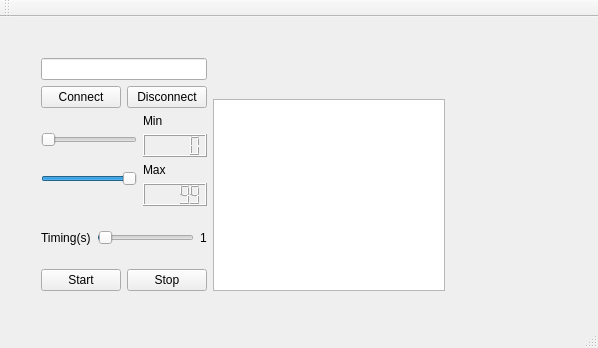
<?xml version="1.0" encoding="UTF-8"?>
<ui version="4.0">
 <class>MainWindow</class>
 <widget class="QMainWindow" name="MainWindow">
  <property name="geometry">
   <rect>
    <x>0</x>
    <y>0</y>
    <width>598</width>
    <height>348</height>
   </rect>
  </property>
  <property name="focusPolicy">
   <enum>Qt::StrongFocus</enum>
  </property>
  <property name="acceptDrops">
   <bool>true</bool>
  </property>
  <property name="windowTitle">
   <string>MainWindow</string>
  </property>
  <widget class="QWidget" name="centralWidget">
   <widget class="QWidget" name="layoutWidget">
    <property name="geometry">
     <rect>
      <x>30</x>
      <y>30</y>
      <width>426</width>
      <height>255</height>
     </rect>
    </property>
    <layout class="QHBoxLayout" name="horizontalLayout_5">
     <item>
      <layout class="QVBoxLayout" name="verticalLayout_4">
       <item>
        <layout class="QVBoxLayout" name="verticalLayout_3">
         <item>
          <widget class="QLineEdit" name="lineEdit"/>
         </item>
         <item>
          <layout class="QHBoxLayout" name="horizontalLayout_3">
           <item>
            <widget class="QPushButton" name="pushButtonConnect">
             <property name="text">
              <string>Connect</string>
             </property>
            </widget>
           </item>
           <item>
            <widget class="QPushButton" name="pushButton_2Disconnect">
             <property name="text">
              <string>Disconnect</string>
             </property>
            </widget>
           </item>
          </layout>
         </item>
        </layout>
       </item>
       <item>
        <layout class="QHBoxLayout" name="horizontalLayout">
         <item>
          <layout class="QVBoxLayout" name="verticalLayout_2">
           <item>
            <widget class="QSlider" name="horizontalSliderMin">
             <property name="orientation">
              <enum>Qt::Horizontal</enum>
             </property>
            </widget>
           </item>
           <item>
            <widget class="QSlider" name="horizontalSlider_2Max">
             <property name="sliderPosition">
              <number>99</number>
             </property>
             <property name="orientation">
              <enum>Qt::Horizontal</enum>
             </property>
            </widget>
           </item>
          </layout>
         </item>
         <item>
          <layout class="QVBoxLayout" name="verticalLayout">
           <item>
            <widget class="QLabel" name="label">
             <property name="text">
              <string>Min</string>
             </property>
            </widget>
           </item>
           <item>
            <widget class="QLCDNumber" name="lcdNumberMin"/>
           </item>
           <item>
            <widget class="QLabel" name="label_2">
             <property name="text">
              <string>Max</string>
             </property>
            </widget>
           </item>
           <item>
            <widget class="QLCDNumber" name="lcdNumber_2Max">
             <property name="value" stdset="0">
              <double>99.000000000000000</double>
             </property>
            </widget>
           </item>
          </layout>
         </item>
        </layout>
       </item>
       <item>
        <layout class="QHBoxLayout" name="horizontalLayout_4">
         <item>
          <widget class="QLabel" name="label_3">
           <property name="text">
            <string>Timing(s)</string>
           </property>
          </widget>
         </item>
         <item>
          <widget class="QSlider" name="horizontalSlider_3timming">
           <property name="value">
            <number>1</number>
           </property>
           <property name="orientation">
            <enum>Qt::Horizontal</enum>
           </property>
          </widget>
         </item>
         <item>
          <widget class="QLabel" name="label_4">
           <property name="text">
            <string>1</string>
           </property>
          </widget>
         </item>
        </layout>
       </item>
       <item>
        <layout class="QHBoxLayout" name="horizontalLayout_2">
         <item>
          <widget class="QPushButton" name="pushButton_3Start">
           <property name="text">
            <string>Start</string>
           </property>
          </widget>
         </item>
         <item>
          <widget class="QPushButton" name="pushButton_4Stop">
           <property name="text">
            <string>Stop</string>
           </property>
          </widget>
         </item>
        </layout>
       </item>
      </layout>
     </item>
     <item alignment="Qt::AlignBottom">
      <widget class="QTextBrowser" name="textBrowser"/>
     </item>
    </layout>
   </widget>
  </widget>
  <widget class="QMenuBar" name="menuBar">
   <property name="geometry">
    <rect>
     <x>0</x>
     <y>0</y>
     <width>598</width>
     <height>21</height>
    </rect>
   </property>
  </widget>
  <widget class="QToolBar" name="mainToolBar">
   <attribute name="toolBarArea">
    <enum>TopToolBarArea</enum>
   </attribute>
   <attribute name="toolBarBreak">
    <bool>false</bool>
   </attribute>
  </widget>
  <widget class="QStatusBar" name="statusBar"/>
 </widget>
 <layoutdefault spacing="6" margin="11"/>
 <resources/>
 <connections>
  <connection>
   <sender>horizontalSliderMin</sender>
   <signal>valueChanged(int)</signal>
   <receiver>lcdNumberMin</receiver>
   <slot>display(int)</slot>
   <hints>
    <hint type="sourcelabel">
     <x>106</x>
     <y>154</y>
    </hint>
    <hint type="destinationlabel">
     <x>133</x>
     <y>162</y>
    </hint>
   </hints>
  </connection>
  <connection>
   <sender>horizontalSlider_2Max</sender>
   <signal>valueChanged(int)</signal>
   <receiver>lcdNumber_2Max</receiver>
   <slot>display(int)</slot>
   <hints>
    <hint type="sourcelabel">
     <x>85</x>
     <y>187</y>
    </hint>
    <hint type="destinationlabel">
     <x>134</x>
     <y>204</y>
    </hint>
   </hints>
  </connection>
  <connection>
   <sender>horizontalSlider_3timming</sender>
   <signal>valueChanged(int)</signal>
   <receiver>label_4</receiver>
   <slot>setNum(int)</slot>
   <hints>
    <hint type="sourcelabel">
     <x>99</x>
     <y>241</y>
    </hint>
    <hint type="destinationlabel">
     <x>189</x>
     <y>237</y>
    </hint>
   </hints>
  </connection>
  <connection>
   <sender>pushButtonConnect</sender>
   <signal>clicked()</signal>
   <receiver>lineEdit</receiver>
   <slot>copy()</slot>
   <hints>
    <hint type="sourcelabel">
     <x>40</x>
     <y>97</y>
    </hint>
    <hint type="destinationlabel">
     <x>64</x>
     <y>79</y>
    </hint>
   </hints>
  </connection>
 </connections>
</ui>
